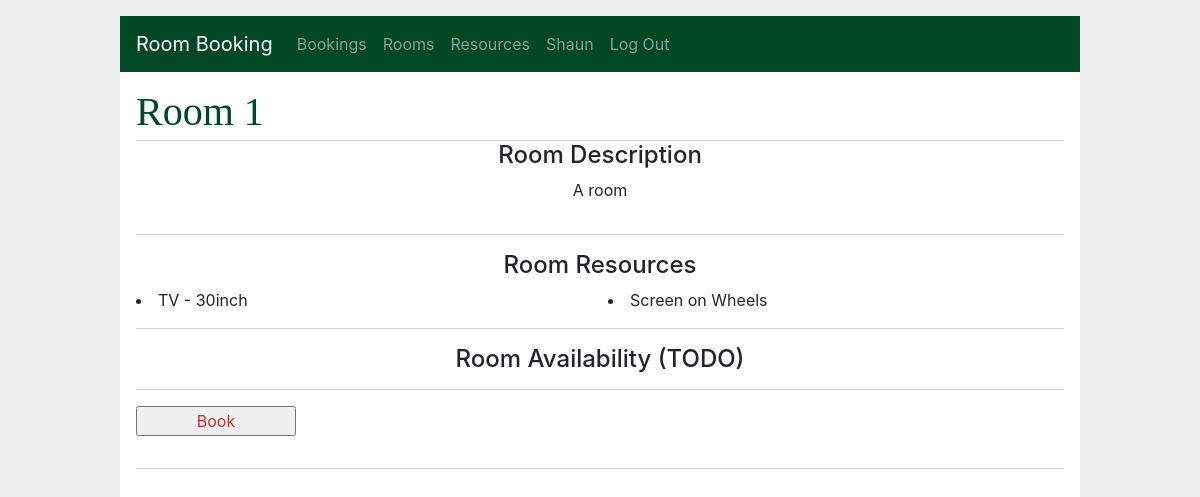
The app's page /rooms/1/details (signed in), older data.
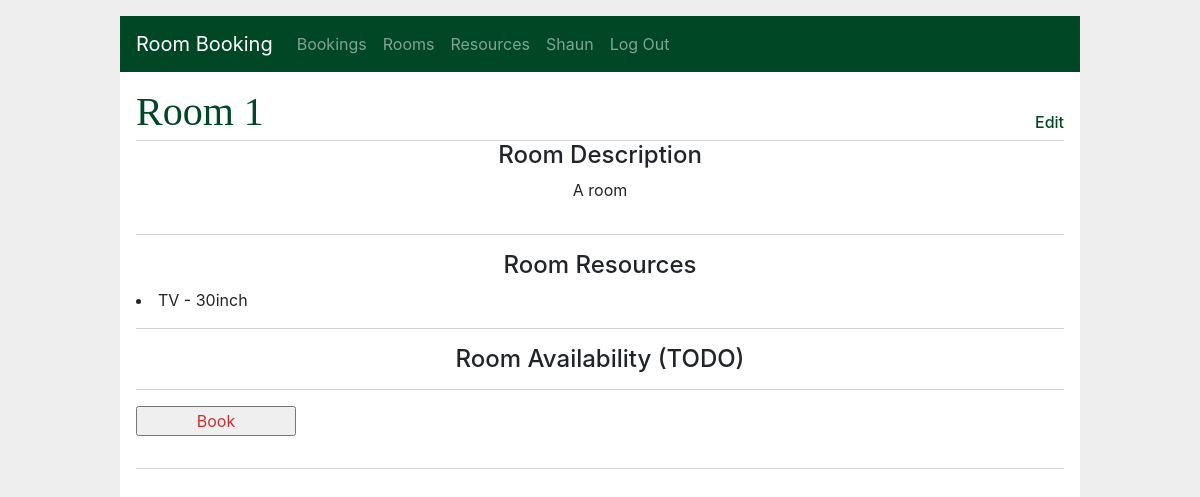
The same page, newer data.
### app/models/resource.py (models this page shows, shortened)
class RoomResource(db.Model):
    __tablename__ = "roomresources"
    id = db.Column(db.Integer, primary_key=True, autoincrement=True, nullable=False)
    room_id = db.Column(db.Integer, ForeignKey("rooms.id", ondelete="CASCADE"), nullable=False)
    room = db.relationship('Room', foreign_keys=[room_id])
    resource_id = db.Column(db.Integer, ForeignKey("resources.id", ondelete="CASCADE"), nullable=False)
    resource = db.relationship('Resource', foreign_keys=[resource_id])
    quantity = db.Column(db.Integer)
    booked_resources = db.relationship('BookedResource', back_populates="room_resource",
                                       cascade='all, delete, delete-orphan')

class Resource(db.Model):
    __tablename__ = 'resources'
    id = db.Column(db.Integer, primary_key=True, autoincrement=True, nullable=False)
    name = db.Column(db.String(150), unique=True, nullable=False)
    description = db.Column(db.String, nullable=False)
    room_resources = db.relationship('RoomResource', back_populates="resource", cascade='all, delete, delete-orphan')

### app/rooms/routes.py (the view)
@bp.route('/<int:id>/details', methods=('GET',))
@login_required
def details(id):
    room = Room.query.filter_by(id=id).first()
    room_resources = room.room_resources
    return render_template('rooms/details.html', room=room, room_resources=room_resources)

### app/main/routes.py (called while the page is built)
@bp.before_app_request
def load_logged_in_user():
    user_id = session.get('user_id')
    if user_id is None:
        g.user = None
    else:
        g.user = User.query.filter_by(
                id=user_id).first()

def login_required(view):
    @functools.wraps(view)
    def wrapped_view(**kwargs):
        if g.user is None:
            return redirect(url_for('main.login'))
        return view(**kwargs)
    return wrapped_view

### app/templates/rooms/details.html
{% extends 'base.html' %}
{% block header %}
  <h1>{% block title %}{{ room.name }}{% endblock %}</h1>
{% if g.user.role == 'admin' %}
    <a href="{{ url_for('rooms.update', id=room.id) }}"><h6>Edit</h6></a>
{% endif %}
{% endblock %}
{% block content %}
  <h4 class="d-flex justify-content-center">Room Description</h4>
  <div class="d-flex justify-content-center">
    <p style="white-space: pre-wrap;">{{ room['description'] }}</p>
  </div>
    <hr>
  <div>
    <h4 class="d-flex justify-content-center">Room Resources</h4>
    <div class="columns2">
      {% for resource in room_resources %}
        <li> {{ resource.resource.name }} </li>
      {% endfor %}
    </div>
    <hr>
     <h4 class="d-flex justify-content-center">Room Availability (TODO)</h4>
  </div>
  <hr>
  <form action="{{ url_for('bookings.create', room_id=room['id']) }}">
    <input class="danger" type="submit" value="Book">
  </form>
  <hr>
{% endblock %}

Row changes from the older to the newer data that the page shows:
removed RoomResource: resource.name "Screen on Wheels"
changed User "Shaun": role "user" → "admin" (drawn)
Text that changed along with them:
text now shown: "Edit"
